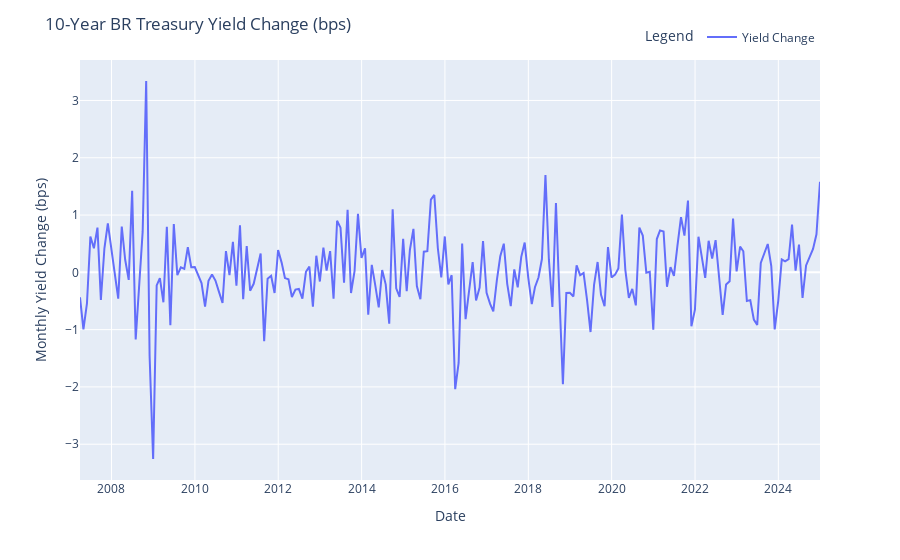

Notebook cell for this chart:
### Code cell
# Plot rates change
fig = px.line(rates_vs_market,
           x=rates_vs_market.index,
           y=['Yield Change'],
                 width=900)

fig.update_layout(title='10-Year BR Treasury Yield Change (bps)',
    xaxis_title="Date",
    yaxis_title="Monthly Yield Change (bps)",
    legend=dict(title='Legend',
                            orientation="h",
                            yanchor="bottom",
                            y=1.02,
                            xanchor="right",
                            x=1))

fig.show()

### Figure 1 — Plotly figure (JSON) as saved in the notebook; plotly's stock layout.template omitted (floating-point values rounded to 4 significant figures; data arrays with more than 128 entries replaced by an {"elided": "..."} marker saying what was removed)
{"data": [{"hovertemplate": "variable=Yield Change<br>refdate=%{x}<br>value=%{y}<extra></extra>", "legendgroup": "Yield Change", "line": {"color": "#636efa", "dash": "solid"}, "marker": {"symbol": "circle"}, "mode": "lines", "name": "Yield Change", "orientation": "v", "showlegend": true, "type": "scatter", "x": {"elided": "214 str values"}, "xaxis": "x", "y": {"elided": "214 float values"}, "yaxis": "y"}], "layout": {"legend": {"orientation": "h", "title": {"text": "Legend"}, "tracegroupgap": 0, "x": 1, "xanchor": "right", "y": 1.02, "yanchor": "bottom"}, "margin": {"t": 60}, "title": {"text": "10-Year BR Treasury Yield Change (bps)"}, "width": 900, "xaxis": {"anchor": "y", "domain": [0, 1], "title": {"text": "Date"}}, "yaxis": {"anchor": "x", "domain": [0, 1], "title": {"text": "Monthly Yield Change (bps)"}}}}
